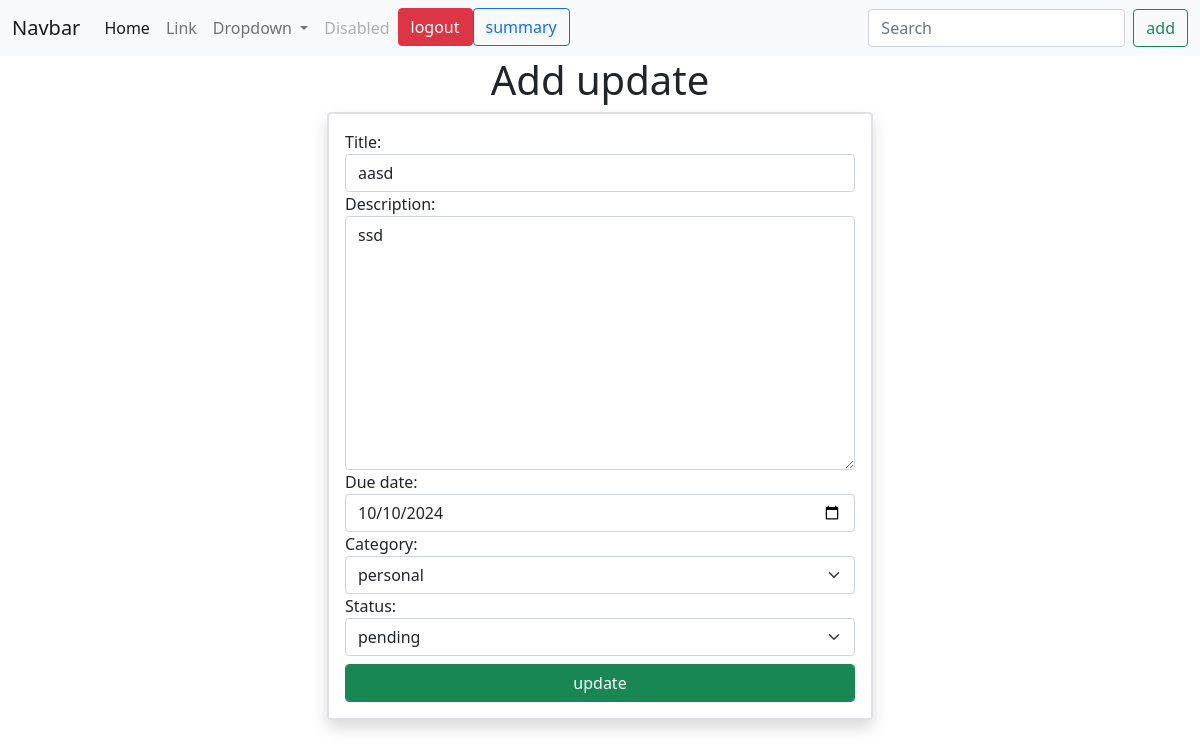
The page /task/12/ (signed in) on the database its author committed.
### notes/models.py (models this page shows, shortened)
class Task(models.Model):
    title=models.CharField(max_length=200)
    description=models.TextField()
    created_date=models.DateTimeField(auto_now_add=True)
    due_date=models.DateTimeField(null=True)
    category_choices=(
        ("personal","personal"),
        ("business","business")
    )
    category=models.CharField(max_length=200,choices=category_choices,default="personal")
    status_choices=(
        ("pending","pending"),
        ("in-progress","in-progress"),
        ("done","done")
    )
    status=models.CharField(max_length=200,choices=status_choices,default="pending")
    updated_date=models.DateTimeField(auto_now=True)
    user=models.ForeignKey(User,on_delete=models.CASCADE)

### notes/views.py (the view, shortened to what this page needs)
# urls.py: path("task/<int:pk>/",views.TaskUpdateView.as_view(),name="task-update"),
@method_decorator(decs,name="dispatch")
class TaskUpdateView(View):
    def get(self,request,*args,**kwargs):
        id=kwargs.get("pk")
        task_obj=Task.objects.get(id=id)
        form_instance=TaskForm(instance=task_obj)
        form_instance.fields["status"]=forms.ChoiceField(choices=Task.status_choices,widget=forms.Select
                                                         (attrs={"class":"form-control form-select"}),
                                                         initial=task_obj.status)
        return render(request,"task_edit.html",{"form":form_instance})

### notes/forms.py
class TaskForm(forms.ModelForm):
    class Meta:
        model=Task
        exclude=("created_date","status","updated_date","user")
        widgets={
            "title":forms.TextInput(attrs={"class":"form-control"}),
            "description":forms.Textarea(attrs={"class":"form-control"}),
            "due_date":forms.DateInput(attrs={"class":"form-control","type":"date"}),
            "category":forms.Select(attrs={"class":"form-control form-select"}),
        }

### notes/templates/task_edit.html (shortened to what this page needs)
{%extends 'base.html'%}
{%block main_block%}
<div class="container">
    <div class="row">
        <div class="col-3"></div>
        <div class="col-6">
            <h1 class="text-center">Add update</h1>
            <form action="" method="post" class=" border border-2 rounded shadow p-3">
                {{form}}
                <button type="submit" class="btn btn-success form-control mt-2">update</button>
            </form>
        </div>
        <div class="col-3"></div>
    </div>
</div>
{%endblock%}

### rows shown on the page
Task: title "aasd", description "ssd", due_date "10/10/2024", category "personal", status "pending"
